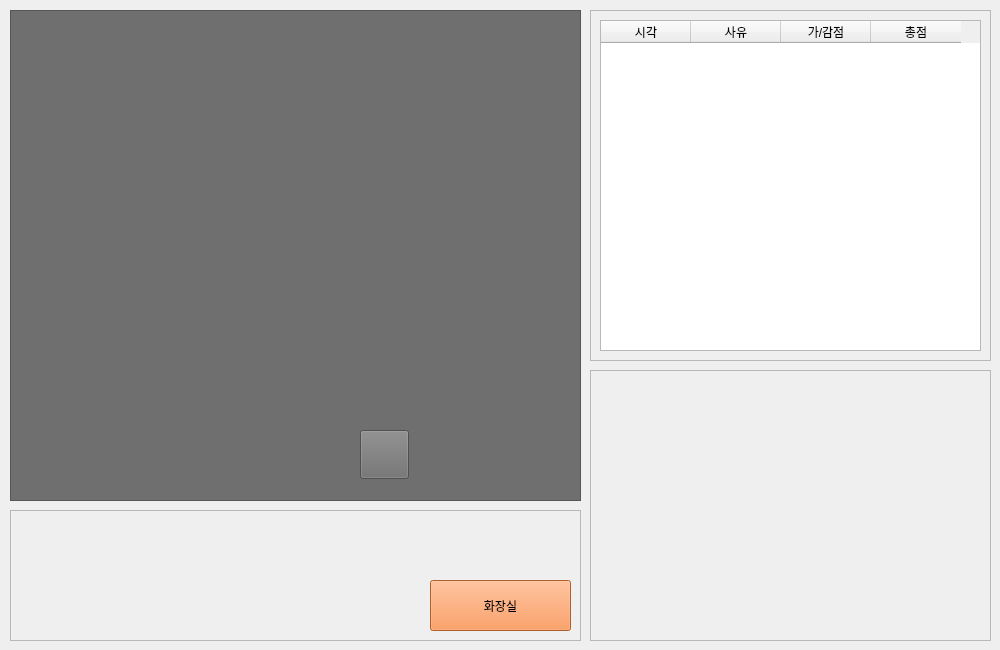
   <widget class="QWidget" name="page_2">
    <widget class="QFrame" name="frame_6">
     <property name="geometry">
      <rect>
       <x>10</x>
       <y>10</y>
       <width>571</width>
       <height>491</height>
      </rect>
     </property>
     <property name="styleSheet">
      <string notr="true">background-color: rgb(111, 111, 111);</string>
     </property>
     <property name="frameShape">
      <enum>QFrame::StyledPanel</enum>
     </property>
     <property name="frameShadow">
      <enum>QFrame::Raised</enum>
     </property>
     <widget class="QWidget" name="verticalLayoutWidget">
      <property name="geometry">
       <rect>
        <x>20</x>
        <y>20</y>
        <width>321</width>
        <height>451</height>
       </rect>
      </property>
      <layout class="QVBoxLayout" name="verticalLayout">
       <item>
        <widget class="QLabel" name="image_label">
         <property name="text">
          <string/>
         </property>
        </widget>
       </item>
      </layout>
     </widget>
     <widget class="QPushButton" name="start_stop_btn">
      <property name="geometry">
       <rect>
        <x>350</x>
        <y>420</y>
        <width>49</width>
        <height>49</height>
       </rect>
      </property>
      <property name="minimumSize">
       <size>
        <width>45</width>
        <height>45</height>
       </size>
      </property>
      <property name="maximumSize">
       <size>
        <width>50</width>
        <height>50</height>
       </size>
      </property>
      <property name="styleSheet">
       <string notr="true"/>
      </property>
      <property name="text">
       <string/>
      </property>
      <property name="icon">
       <iconset resource="../../다운로드/video streaming(pyqt5)/Video-Streaming-in-PyQt-using-OpenCV-master/icons.qrc">
        <normaloff>:/icons/icons/run_video.png</normaloff>:/icons/icons/run_video.png</iconset>
      </property>
      <property name="iconSize">
       <size>
        <width>30</width>
        <height>30</height>
       </size>
      </property>
      <property name="checkable">
       <bool>true</bool>
      </property>
     </widget>
    </widget>
    <widget class="QFrame" name="frame_2">
     <property name="geometry">
      <rect>
       <x>590</x>
       <y>10</y>
       <width>401</width>
       <height>351</height>
      </rect>
     </property>
     <property name="frameShape">
      <enum>QFrame::StyledPanel</enum>
     </property>
     <property name="frameShadow">
      <enum>QFrame::Raised</enum>
     </property>
     <widget class="QTableWidget" name="tableWidget_3">
      <property name="geometry">
       <rect>
        <x>10</x>
        <y>10</y>
        <width>381</width>
        <height>331</height>
       </rect>
      </property>
      <property name="styleSheet">
       <string notr="true">font: 29 15pt &quot;Noto Sans CJK HK DemiLight&quot;;</string>
      </property>
      <property name="autoScrollMargin">
       <number>16</number>
      </property>
      <attribute name="horizontalHeaderDefaultSectionSize">
       <number>90</number>
      </attribute>
      <column>
       <property name="text">
        <string>시각</string>
       </property>
      </column>
      <column>
       <property name="text">
        <string>사유</string>
       </property>
      </column>
      <column>
       <property name="text">
        <string>가/감점</string>
       </property>
      </column>
      <column>
       <property name="text">
        <string>총점</string>
       </property>
      </column>
     </widget>
    </widget>
    <widget class="QFrame" name="frame_4">
     <property name="geometry">
      <rect>
       <x>590</x>
       <y>370</y>
       <width>401</width>
       <height>271</height>
      </rect>
     </property>
     <property name="frameShape">
      <enum>QFrame::StyledPanel</enum>
     </property>
     <property name="frameShadow">
      <enum>QFrame::Raised</enum>
     </property>
    </widget>
    <widget class="QFrame" name="frame_3">
     <property name="geometry">
      <rect>
       <x>10</x>
       <y>510</y>
       <width>571</width>
       <height>131</height>
      </rect>
     </property>
     <property name="frameShape">
      <enum>QFrame::StyledPanel</enum>
     </property>
     <property name="frameShadow">
      <enum>QFrame::Raised</enum>
     </property>
     <widget class="QPushButton" name="pushButton_5">
      <property name="geometry">
       <rect>
        <x>420</x>
        <y>70</y>
        <width>141</width>
        <height>51</height>
       </rect>
      </property>
      <property name="styleSheet">
       <string notr="true">background-color: rgb(247, 133, 62);
font: 16pt &quot;Noto Sans CJK HK&quot;;</string>
      </property>
      <property name="text">
       <string>화장실</string>
      </property>
     </widget>
    </widget>
   </widget>
